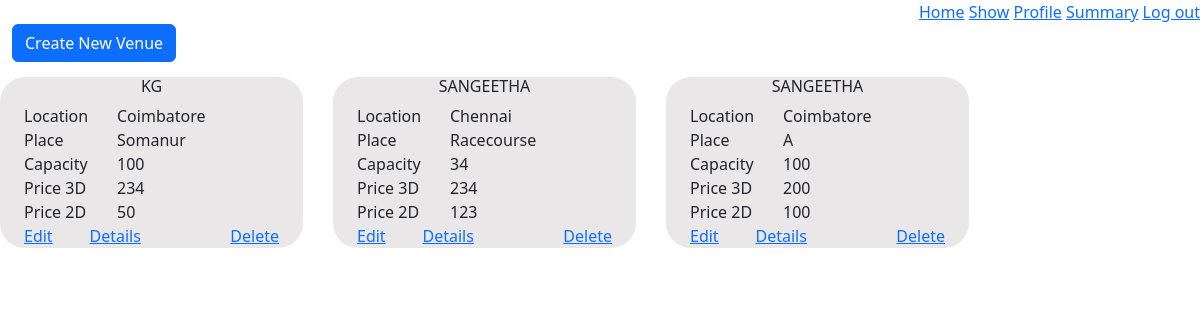
Page /admin/1/venue on the committed database.
### models/module.py (models this page shows)
class Venue(db.Model):
    venue_id = db.Column(db.Integer, autoincrement=True, primary_key=True)
    venue_name = db.Column(db.String(32), nullable=False)
    place = db.Column(db.String(32))
    location = db.Column(db.String(32), nullable=False)
    max_capacity = db.Column(db.Integer, nullable=False)
    fare2D = db.Column(db.Integer, nullable=False)
    fare3D = db.Column(db.Integer, nullable=False)
    venueShows = db.relationship("Show", backref="venues", secondary="show_venue")

### application/controllers/venueAdmin.py (the view)
@app.route("/admin/<int:a_id>/venue", methods={"GET", "POST"})
def venueHome(a_id):
    if "venueError" in session:
        flash(
            "There is Still some show allocated to this Venue. So You are not allowed to delete the venue",
            "danger",
        )
        session.pop("venueError")
    allVenue = Venue.query.all()
    return render_template("admin/venueHome.html", allVenue=allVenue, adminId=a_id)

### templates/admin/VenueHome.html (shortened to what this page needs)
<!DOCTYPE html>
<html>
<head>
  <link href="https://cdn.jsdelivr.net/npm/bootstrap@5.3.0-alpha1/dist/css/bootstrap.min.css" rel="stylesheet"
 />
  <link rel="stylesheet" href="https://cdnjs.cloudflare.com/ajax/libs/font-awesome/4.7.0/css/font-awesome.min.css" />
</head>
<body>
  <div style="text-align: right">
    <a href="/admin/{{adminId}}/home">Home</a>
    <a href="/admin/{{adminId}}/show">Show</a>
    <a href="/admin/{{adminId}}/profile">Profile</a>
        <a href="/admin/{{adminId}}/summary">Summary</a>
        <a href="/admin/login">Log out</a>
  </div>
  <div style="margin-left: 1%">
    <a href="/admin/{{adminId}}/venue/create" class="btn btn-primary">Create New Venue</a>
    <div class="row" style="margin-top: 10px">
      {%for each in allVenue%}
      <div id="small" class="col-md-3">
        <div class="container">
          <div class="row">
            <div class="col  text-center text-uppercase">
              <h6>{{each.venue_name}}</h6>
            </div>
          </div>
          <div class="row">
            <div class="col-md-4">
              <label>Location</label><br />
            </div>
            <div class="col text-capitalize">
              <label>{{each.location}}</label><br />
            </div>
          </div>
          <div class="row">
            <div class="col-md-4">
              <label>Place</label><br />
            </div>
            <div class="col text-capitalize">
              <label>{{each.place}}</label><br />
            </div>
          </div>
          <div class="row">
            <div class="col-md-4  ">
              <label>Capacity</label><br />
            </div>
            <div class="col ">
              <label>{{each.max_capacity}}</label><br />
            </div>
          </div>
          <div class="row">
            <div class="col-md-4  ">
              <label>Price 3D</label><br />
            </div>
            <div class="col ">
              <label>{{each.fare3D}}</label><br />
            </div>
          </div>
          <div class="row">
            <div class="col-md-4  ">
              <label>Price 2D</label><br />
            </div>
            <div class="col ">
              <label>{{each.fare2D}}</label><br />
            </div>
          </div>
          <div class="row">
            <div class="col ">
              <a href="/admin/{{adminId}}/venue/{{each.venue_id}}/edit">Edit</a>
            </div>
            <div class="col ">
              <a href="/admin/{{adminId}}/venue/{{each.venue_id}}/details">Details</a>
            </div>
            <div class="col "></div>
            <div class="col ">
              <a href="/admin/{{adminId}}/venue/{{each.venue_id}}/delete">Delete</a>
            </div>
          </div>
        </div>
      </div>
      {%endfor%}
    </div>
</body>
</html>

### templates/admin/VenueHome.html (style rules this page uses)
* { box-sizing: border-box; }
#small { margin-right: 30px; margin-top: 5px; border-radius: 25px; background-color: #e9e7e7; }

### rows in the picture
Venue: venue_name "KG", location "Coimbatore", place "Somanur", max_capacity "100", fare3D "234", fare2D "50"
Venue: venue_name "SANGEETHA", location "Chennai", place "Racecourse", max_capacity "34", fare3D "234", fare2D "123"
Venue: venue_name "SANGEETHA", location "Coimbatore", place "A", max_capacity "100", fare3D "200", fare2D "100"
